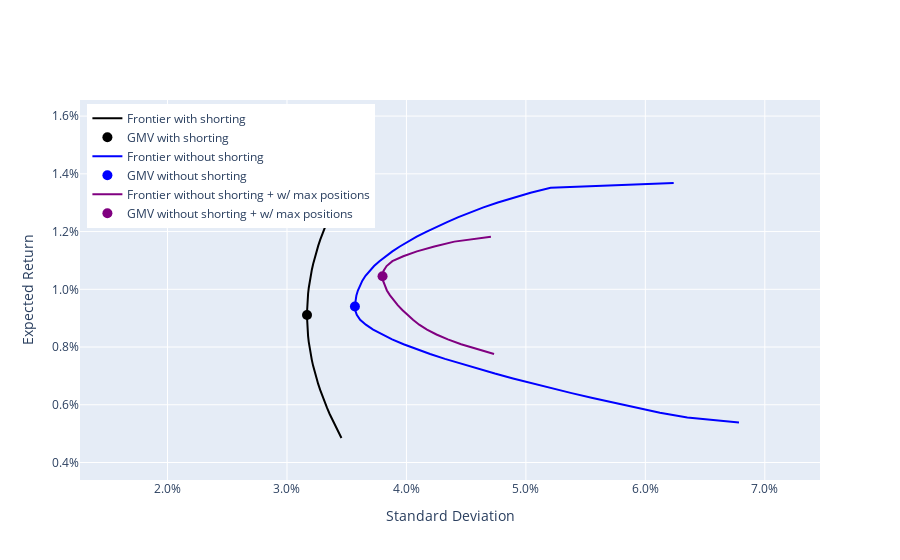

Write notebook code for a chart like this one.
### Markdown cell above
### The full picture

### Code cell
fig = go.Figure()

# Plot frontier with shorting
trace= go.Scatter(x=sd_ss, y=expret_ss,mode="lines", marker=dict(color="black"),name='Frontier with shorting')
fig.add_trace(trace)

# Plot GMV with shorting
trace= go.Scatter(x=[gmv_sd], y=[gmv_expret] ,
    mode="markers", marker=dict(size=10, color="black"), name='GMV with shorting')
fig.add_trace(trace)

# Plot frontier without shorting
trace= go.Scatter(x=sd_noss, y=expret_noss,mode="lines",marker=dict(color="blue"), name='Frontier without shorting')
fig.add_trace(trace)

# Plot GMV without shorting
trace= go.Scatter(x=[gmv_ssc_sd], y=[gmv_ssc_expret] ,
    mode="markers", marker=dict(size=10, color="blue"),name='GMV without shorting')
fig.add_trace(trace)

# Plot frontier without shorting and with max position sizes
trace= go.Scatter(x=sd_maxlim, y=expret_maxlim,mode="lines",marker=dict(color="purple"), name='Frontier without shorting + w/ max positions')
fig.add_trace(trace)

# Plot GMV without shorting  and with max position sizes
trace= go.Scatter(x=[gmv_maxlim_sd], y=[gmv_maxlim_expret] ,
    mode="markers", marker=dict(size=10, color="purple"),name='GMV without shorting + w/ max positions')
fig.add_trace(trace)

# Formatting
fig.layout.yaxis["title"] = "Expected Return"
fig.layout.xaxis["title"] = "Standard Deviation"
fig.update_yaxes(tickformat=".1%")
fig.update_xaxes(tickformat=".1%")
fig.update_xaxes(range=[0.4 * np.min(sd_ss), 1.1 * np.max(sd_noss)])
fig.update_yaxes(range=[0.7 * np.min(expret_ss), 1.1 * np.max(expret_ss)])
fig.update_layout(legend=dict(yanchor="top", y=0.99, xanchor="left", x=0.01))
fig.show()

### Figure 1 — Plotly figure (JSON) as saved in the notebook; plotly's stock layout.template omitted (floating-point values rounded to 4 significant figures)
{"data": [{"marker": {"color": "black"}, "mode": "lines", "name": "Frontier with shorting", "type": "scatter", "x": [0.03456, 0.03429, 0.03404, 0.0338, 0.03357, 0.03335, 0.03315, 0.03296, 0.03278, 0.03261, 0.03246, 0.03232, 0.03219, 0.03208, 0.03198, 0.03189, 0.03182, 0.03176, 0.03172, 0.03169, 0.03168, 0.03168, 0.03169, 0.03172, 0.03177, 0.03182, 0.0319, 0.03198, 0.03208, 0.0322, 0.03232, 0.03246, 0.03262, 0.03278, 0.03297, 0.03316, 0.03336, 0.03358, 0.03381, 0.03405, 0.03431, 0.03457, 0.03485, 0.03513, 0.03543, 0.03574, 0.03605, 0.03638, 0.03672, 0.03706], "y": [0.004849, 0.005057, 0.005265, 0.005474, 0.005682, 0.00589, 0.006098, 0.006306, 0.006515, 0.006723, 0.006931, 0.007139, 0.007348, 0.007556, 0.007764, 0.007972, 0.008181, 0.008389, 0.008597, 0.008805, 0.009013, 0.009222, 0.00943, 0.009638, 0.009846, 0.01005, 0.01026, 0.01047, 0.01068, 0.01089, 0.0111, 0.0113, 0.01151, 0.01172, 0.01193, 0.01214, 0.01235, 0.01255, 0.01276, 0.01297, 0.01318, 0.01339, 0.01359, 0.0138, 0.01401, 0.01422, 0.01443, 0.01464, 0.01484, 0.01505]}, {"marker": {"color": "black", "size": 10}, "mode": "markers", "name": "GMV with shorting", "type": "scatter", "x": [0.03168], "y": [0.009113]}, {"marker": {"color": "blue"}, "mode": "lines", "name": "Frontier without shorting", "type": "scatter", "x": [0.06784, 0.06351, 0.06122, 0.05929, 0.0574, 0.05558, 0.05383, 0.05214, 0.0505, 0.04892, 0.0474, 0.04594, 0.04455, 0.04322, 0.04198, 0.04082, 0.03976, 0.0388, 0.03795, 0.03721, 0.0366, 0.03612, 0.03584, 0.03571, 0.03569, 0.03573, 0.03581, 0.03594, 0.0361, 0.03631, 0.03657, 0.0369, 0.03729, 0.03774, 0.03825, 0.03882, 0.03944, 0.04012, 0.04086, 0.04165, 0.0425, 0.0434, 0.04435, 0.04535, 0.04645, 0.04765, 0.04896, 0.05039, 0.05207, 0.06237], "y": [0.005388, 0.005557, 0.005726, 0.005896, 0.006065, 0.006234, 0.006403, 0.006573, 0.006742, 0.006911, 0.007081, 0.00725, 0.007419, 0.007589, 0.007758, 0.007927, 0.008097, 0.008266, 0.008435, 0.008604, 0.008774, 0.008943, 0.009112, 0.009282, 0.009451, 0.00962, 0.00979, 0.009959, 0.01013, 0.0103, 0.01047, 0.01064, 0.01081, 0.01097, 0.01114, 0.01131, 0.01148, 0.01165, 0.01182, 0.01199, 0.01216, 0.01233, 0.0125, 0.01267, 0.01284, 0.01301, 0.01318, 0.01335, 0.01351, 0.01368]}, {"marker": {"color": "blue", "size": 10}, "mode": "markers", "name": "GMV without shorting", "type": "scatter", "x": [0.03569], "y": [0.009405]}, {"marker": {"color": "purple"}, "mode": "lines", "name": "Frontier without shorting + w/ max positions", "type": "scatter", "x": [null, null, null, null, null, null, null, null, null, null, null, null, null, null, 0.04733, 0.04585, 0.04458, 0.04347, 0.04251, 0.04172, 0.04107, 0.04055, 0.04008, 0.03965, 0.03927, 0.03893, 0.03862, 0.03836, 0.03817, 0.03804, 0.038, 0.03808, 0.03834, 0.03882, 0.03973, 0.04088, 0.04233, 0.04401, 0.04707, null, null, null, null, null, null, null, null, null, null, null], "y": [null, null, null, null, null, null, null, null, null, null, null, null, null, null, 0.007758, 0.007927, 0.008097, 0.008266, 0.008435, 0.008604, 0.008774, 0.008943, 0.009112, 0.009282, 0.009451, 0.00962, 0.00979, 0.009959, 0.01013, 0.0103, 0.01047, 0.01064, 0.01081, 0.01097, 0.01114, 0.01131, 0.01148, 0.01165, 0.01182, null, null, null, null, null, null, null, null, null, null, null]}, {"marker": {"color": "purple", "size": 10}, "mode": "markers", "name": "GMV without shorting + w/ max positions", "type": "scatter", "x": [0.038], "y": [0.01045]}], "layout": {"legend": {"x": 0.01, "xanchor": "left", "y": 0.99, "yanchor": "top"}, "xaxis": {"range": [0.01267, 0.07462], "tickformat": ".1%", "title": {"text": "Standard Deviation"}}, "yaxis": {"range": [0.003394, 0.01656], "tickformat": ".1%", "title": {"text": "Expected Return"}}}}
